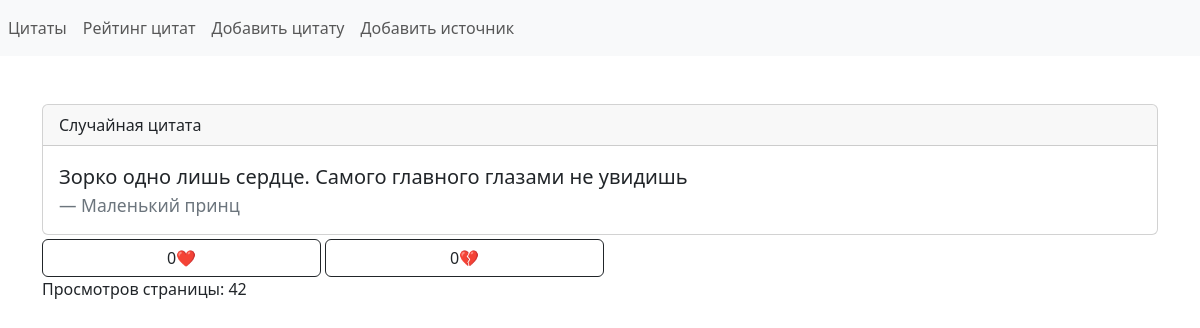
The page / on the database its author committed.
### quotes/models.py (models this page shows, shortened)
class Quote(models.Model):
    quote_text = models.TextField()
    weight = models.IntegerField()
    source = models.ForeignKey(Source, on_delete=models.CASCADE)
    likes = models.IntegerField(default=0)
    dislikes = models.IntegerField(default=0)

class Source(models.Model):
    name = models.TextField()

class PageViews(models.Model):
    total_views = models.IntegerField(default=0)

### quotes/views.py (the view)
# urls.py: path('', views.index, name='index'),
def index(request):
    quote_list = Quote.objects.all()
    weights = Quote.objects.values_list('weight', flat=True)
    quote = random.choices(quote_list, weights=weights, k=1)[0]
    try:
        views = get_object_or_404(PageViews)
    except:
        PageViews().save()
        views = get_object_or_404(PageViews)
    views.total_views += 1
    views.save()
    context = {'quote': quote, 'views': views}
    return render(request, 'quotes/index.html', context)

### quotes/templates/quotes/index.html (shortened to what this page needs)
{% extends 'quotes/base.html' %}
{% block content %}
<div class="card">
  <div class="card-header">
    Случайная цитата
  </div>
  <div class="card-body">
    <blockquote class="blockquote mb-0">
      <p>{{ quote.quote_text }}</p>
      <footer class="blockquote-footer">{{ quote.source.name }}</footer>
    </blockquote>
  </div>
</div>
<div class="mt-1">
    <button onclick="sendLike({{ quote.id }})" class="btn btn-outline-dark w-25">
        <span id="likes-{{ quote.id }}">{{ quote.likes }}</span>❤️
    </button>
    <button onclick="sendDislike({{ quote.id }})" class="btn btn-outline-dark w-25">
        <span id="dislikes-{{ quote.id }}">{{ quote.dislikes }}</span>💔
    </button>
</div>
<p>Просмотров страницы: {{ views.total_views }}</p>
{% endblock %}

### rows shown on the page
Quote: quote_text "Зорко одно лишь сердце. Самого главного глазами не увидишь", source.name "Маленький принц", likes "0", dislikes "0"
PageViews: total_views "42"
